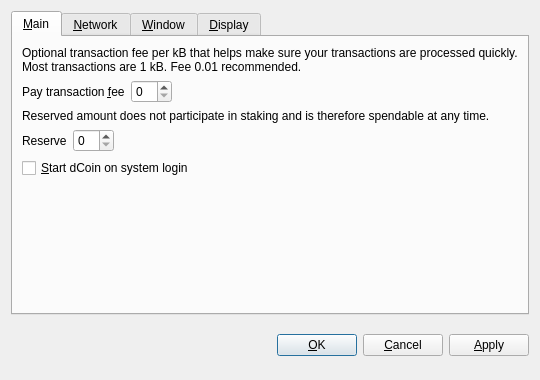
<?xml version="1.0" encoding="UTF-8"?>
<ui version="4.0">
 <class>OptionsDialog</class>
 <widget class="QDialog" name="OptionsDialog">
  <property name="geometry">
   <rect>
    <x>0</x>
    <y>0</y>
    <width>540</width>
    <height>380</height>
   </rect>
  </property>
  <property name="windowTitle">
   <string>Options</string>
  </property>
  <property name="modal">
   <bool>true</bool>
  </property>
  <layout class="QVBoxLayout" name="verticalLayout">
   <item>
    <widget class="QTabWidget" name="tabWidget">
     <property name="tabPosition">
      <enum>QTabWidget::North</enum>
     </property>
     <property name="currentIndex">
      <number>0</number>
     </property>
     <widget class="QWidget" name="tabMain">
      <attribute name="title">
       <string>&amp;Main</string>
      </attribute>
      <layout class="QVBoxLayout" name="verticalLayout_Main">
       <item>
        <widget class="QLabel" name="transactionFeeInfoLabel">
         <property name="text">
          <string>Optional transaction fee per kB that helps make sure your transactions are processed quickly. Most transactions are 1 kB. Fee 0.01 recommended.</string>
         </property>
         <property name="textFormat">
          <enum>Qt::PlainText</enum>
         </property>
         <property name="wordWrap">
          <bool>true</bool>
         </property>
        </widget>
       </item>
       <item>
        <layout class="QHBoxLayout" name="horizontalLayoutFee">
         <item>
          <widget class="QLabel" name="transactionFeeLabel">
           <property name="text">
            <string>Pay transaction &amp;fee</string>
           </property>
           <property name="textFormat">
            <enum>Qt::PlainText</enum>
           </property>
           <property name="buddy">
            <cstring>transactionFee</cstring>
           </property>
          </widget>
         </item>
         <item>
          <widget class="BitcoinAmountField" name="transactionFee"/>
         </item>
         <item>
          <spacer name="horizontalSpacerFee">
           <property name="orientation">
            <enum>Qt::Horizontal</enum>
           </property>
           <property name="sizeHint" stdset="0">
            <size>
             <width>40</width>
             <height>20</height>
            </size>
           </property>
          </spacer>
         </item>
        </layout>
       </item>
       <item>
        <widget class="QLabel" name="reserveBalanceInfoLabel">
         <property name="text">
          <string>Reserved amount does not participate in staking and is therefore spendable at any time.</string>
         </property>
         <property name="textFormat">
          <enum>Qt::PlainText</enum>
         </property>
         <property name="wordWrap">
          <bool>true</bool>
         </property>
        </widget>
       </item>
       <item>
        <layout class="QHBoxLayout" name="horizontalLayoutReserveBalance">
         <item>
          <widget class="QLabel" name="reserveBalanceLabel">
           <property name="text">
            <string>Reserve</string>
           </property>
           <property name="textFormat">
            <enum>Qt::PlainText</enum>
           </property>
           <property name="buddy">
            <cstring>reserveBalance</cstring>
           </property>
          </widget>
         </item>
         <item>
          <widget class="BitcoinAmountField" name="reserveBalance"/>
         </item>
         <item>
          <spacer name="horizontalSpacerReserveBalance">
           <property name="orientation">
            <enum>Qt::Horizontal</enum>
           </property>
           <property name="sizeHint" stdset="0">
            <size>
             <width>40</width>
             <height>20</height>
            </size>
           </property>
          </spacer>
         </item>
        </layout>
       </item>
       <item>
        <widget class="QCheckBox" name="bitcoinAtStartup">
         <property name="toolTip">
          <string>Automatically start dCoin after logging in to the system.</string>
         </property>
         <property name="text">
          <string>&amp;Start dCoin on system login</string>
         </property>
        </widget>
       </item>
       <item>
        <spacer name="verticalSpacer_Main">
         <property name="orientation">
          <enum>Qt::Vertical</enum>
         </property>
         <property name="sizeHint" stdset="0">
          <size>
           <width>20</width>
           <height>40</height>
          </size>
         </property>
        </spacer>
       </item>
      </layout>
     </widget>
     <widget class="QWidget" name="tabNetwork">
      <attribute name="title">
       <string>&amp;Network</string>
      </attribute>
      <layout class="QVBoxLayout" name="verticalLayout_Network">
       <item>
        <widget class="QCheckBox" name="mapPortUpnp">
         <property name="toolTip">
          <string>Automatically open the dCoin client port on the router. This only works when your router supports UPnP and it is enabled.</string>
         </property>
         <property name="text">
          <string>Map port using &amp;UPnP</string>
         </property>
        </widget>
       </item>
       <item>
        <widget class="QCheckBox" name="connectSocks">
         <property name="toolTip">
          <string>Connect to the dCoin network through a SOCKS5 proxy (e.g. when connecting through Tor).</string>
         </property>
         <property name="text">
          <string>&amp;Connect through SOCKS5 proxy:</string>
         </property>
        </widget>
       </item>
       <item>
        <layout class="QHBoxLayout" name="horizontalLayout_Network">
         <item>
          <widget class="QLabel" name="proxyIpLabel">
           <property name="text">
            <string>Proxy &amp;IP:</string>
           </property>
           <property name="textFormat">
            <enum>Qt::PlainText</enum>
           </property>
           <property name="buddy">
            <cstring>proxyIp</cstring>
           </property>
          </widget>
         </item>
         <item>
          <widget class="QValidatedLineEdit" name="proxyIp">
           <property name="maximumSize">
            <size>
             <width>140</width>
             <height>16777215</height>
            </size>
           </property>
           <property name="toolTip">
            <string>IP address of the proxy (e.g. 127.0.0.1)</string>
           </property>
          </widget>
         </item>
         <item>
          <widget class="QLabel" name="proxyPortLabel">
           <property name="text">
            <string>&amp;Port:</string>
           </property>
           <property name="textFormat">
            <enum>Qt::PlainText</enum>
           </property>
           <property name="buddy">
            <cstring>proxyPort</cstring>
           </property>
          </widget>
         </item>
         <item>
          <widget class="QLineEdit" name="proxyPort">
           <property name="maximumSize">
            <size>
             <width>55</width>
             <height>16777215</height>
            </size>
           </property>
           <property name="toolTip">
            <string>Port of the proxy (e.g. 9050)</string>
           </property>
          </widget>
         </item>
         <item>
          <spacer name="horizontalSpacer_Network">
           <property name="orientation">
            <enum>Qt::Horizontal</enum>
           </property>
           <property name="sizeHint" stdset="0">
            <size>
             <width>40</width>
             <height>20</height>
            </size>
           </property>
          </spacer>
         </item>
        </layout>
       </item>
       <item>
        <spacer name="verticalSpacer_Network">
         <property name="orientation">
          <enum>Qt::Vertical</enum>
         </property>
         <property name="sizeHint" stdset="0">
          <size>
           <width>20</width>
           <height>40</height>
          </size>
         </property>
        </spacer>
       </item>
      </layout>
     </widget>
     <widget class="QWidget" name="tabWindow">
      <attribute name="title">
       <string>&amp;Window</string>
      </attribute>
      <layout class="QVBoxLayout" name="verticalLayout_Window">
       <item>
        <widget class="QCheckBox" name="minimizeToTray">
         <property name="toolTip">
          <string>Show only a tray icon after minimizing the window.</string>
         </property>
         <property name="text">
          <string>&amp;Minimize to the tray instead of the taskbar</string>
         </property>
        </widget>
       </item>
       <item>
        <widget class="QCheckBox" name="minimizeOnClose">
         <property name="toolTip">
          <string>Minimize instead of exit the application when the window is closed. When this option is enabled, the application will be closed only after selecting Quit in the menu.</string>
         </property>
         <property name="text">
          <string>M&amp;inimize on close</string>
         </property>
        </widget>
       </item>
       <item>
        <spacer name="verticalSpacer_Window">
         <property name="orientation">
          <enum>Qt::Vertical</enum>
         </property>
         <property name="sizeHint" stdset="0">
          <size>
           <width>20</width>
           <height>40</height>
          </size>
         </property>
        </spacer>
       </item>
      </layout>
     </widget>
     <widget class="QWidget" name="tabDisplay">
      <attribute name="title">
       <string>&amp;Display</string>
      </attribute>
      <layout class="QVBoxLayout" name="verticalLayout_Display">
       <item>
        <layout class="QHBoxLayout" name="horizontalLayout_1_Display">
         <item>
          <widget class="QLabel" name="langLabel">
           <property name="text">
            <string>User Interface &amp;language:</string>
           </property>
           <property name="textFormat">
            <enum>Qt::PlainText</enum>
           </property>
           <property name="buddy">
            <cstring>lang</cstring>
           </property>
          </widget>
         </item>
         <item>
          <widget class="QValueComboBox" name="lang">
           <property name="toolTip">
            <string>The user interface language can be set here. This setting will take effect after restarting dCoin.</string>
           </property>
          </widget>
         </item>
        </layout>
       </item>
       <item>
        <layout class="QHBoxLayout" name="horizontalLayout_2_Display">
         <item>
          <widget class="QLabel" name="unitLabel">
           <property name="text">
            <string>&amp;Unit to show amounts in:</string>
           </property>
           <property name="textFormat">
            <enum>Qt::PlainText</enum>
           </property>
           <property name="buddy">
            <cstring>unit</cstring>
           </property>
          </widget>
         </item>
         <item>
          <widget class="QValueComboBox" name="unit">
           <property name="toolTip">
            <string>Choose the default subdivision unit to show in the interface and when sending coins.</string>
           </property>
          </widget>
         </item>
        </layout>
       </item>
       <item>
        <widget class="QCheckBox" name="coinControlFeatures">
         <property name="toolTip">
          <string>Whether to show coin control features or not.</string>
         </property>
         <property name="text">
          <string>Display coin &amp;control features (experts only!)</string>
         </property>
        </widget>
       </item>
       <item>
        <widget class="QCheckBox" name="minimizeCoinAge">
         <property name="toolTip">
          <string>Whether to select the coin outputs randomly or with minimal coin age.</string>
         </property>
         <property name="text">
          <string>Minimize weight consumption (experimental)</string>
         </property>
        </widget>
       </item>
       <item>
        <widget class="QCheckBox" name="useBlackTheme">
         <property name="text">
          <string>Use black visual theme (requires restart)</string>
         </property>
        </widget>
       </item>
       <item>
        <spacer name="verticalSpacer_Display">
         <property name="orientation">
          <enum>Qt::Vertical</enum>
         </property>
         <property name="sizeHint" stdset="0">
          <size>
           <width>20</width>
           <height>40</height>
          </size>
         </property>
        </spacer>
       </item>
      </layout>
     </widget>
    </widget>
   </item>
   <item>
    <layout class="QHBoxLayout" name="horizontalLayout_Buttons">
     <item>
      <spacer name="horizontalSpacer_1">
       <property name="orientation">
        <enum>Qt::Horizontal</enum>
       </property>
       <property name="sizeHint" stdset="0">
        <size>
         <width>40</width>
         <height>48</height>
        </size>
       </property>
      </spacer>
     </item>
     <item>
      <widget class="QLabel" name="statusLabel">
       <property name="font">
        <font>
         <weight>75</weight>
         <bold>true</bold>
        </font>
       </property>
       <property name="text">
        <string/>
       </property>
       <property name="textFormat">
        <enum>Qt::PlainText</enum>
       </property>
       <property name="wordWrap">
        <bool>true</bool>
       </property>
      </widget>
     </item>
     <item>
      <spacer name="horizontalSpacer_2">
       <property name="orientation">
        <enum>Qt::Horizontal</enum>
       </property>
       <property name="sizeHint" stdset="0">
        <size>
         <width>40</width>
         <height>48</height>
        </size>
       </property>
      </spacer>
     </item>
     <item>
      <widget class="QPushButton" name="okButton">
       <property name="text">
        <string>&amp;OK</string>
       </property>
      </widget>
     </item>
     <item>
      <widget class="QPushButton" name="cancelButton">
       <property name="text">
        <string>&amp;Cancel</string>
       </property>
       <property name="autoDefault">
        <bool>false</bool>
       </property>
      </widget>
     </item>
     <item>
      <widget class="QPushButton" name="applyButton">
       <property name="text">
        <string>&amp;Apply</string>
       </property>
       <property name="autoDefault">
        <bool>false</bool>
       </property>
      </widget>
     </item>
    </layout>
   </item>
  </layout>
 </widget>
 <customwidgets>
  <customwidget>
   <class>BitcoinAmountField</class>
   <extends>QSpinBox</extends>
   <header>bitcoinamountfield.h</header>
  </customwidget>
  <customwidget>
   <class>QValueComboBox</class>
   <extends>QComboBox</extends>
   <header>qvaluecombobox.h</header>
  </customwidget>
  <customwidget>
   <class>QValidatedLineEdit</class>
   <extends>QLineEdit</extends>
   <header>qvalidatedlineedit.h</header>
  </customwidget>
 </customwidgets>
 <resources/>
 <connections/>
</ui>
